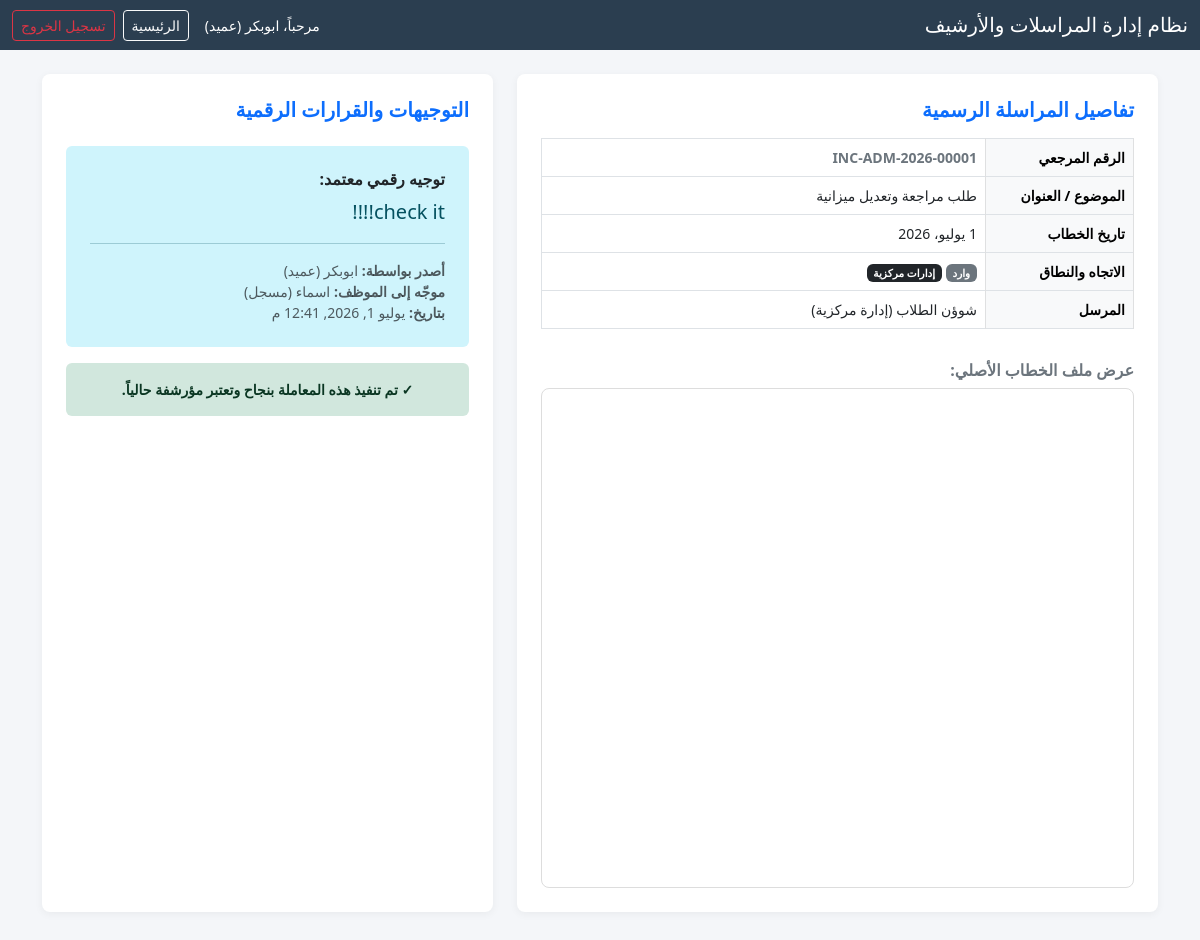
The page /document/1/ (signed in) on the database its author committed.
### correspondence/models.py (models this page shows, shortened)
class UserProfile(models.Model):
    ROLE_CHOICES = [
        ('secretary', 'سكرتير'),
        ('dean', 'عميد'),
        ('vice_dean', 'نائب عميد'),
        ('registrar', 'مسجل'),
        ('department_head', 'رئيس قسم'),
        ('admin_supervisor', 'مشرف إداري'),
        ('faculty_member', 'أستاذ/أستاذة'),
    ]
    DEPT_CHOICES = [
        ('cs', 'علوم الحاسوب'),
        ('it', 'تقانة المعلومات'),
        ('is', 'نظم المعلومات'),
    ]
    user = models.OneToOneField(User, on_delete=models.CASCADE, related_name='profile', verbose_name="المستخدم")
    role = models.CharField(max_length=30, choices=ROLE_CHOICES, default='faculty_member', verbose_name="الدور / الوظيفة")
    department = models.CharField(max_length=10, choices=DEPT_CHOICES, null=True, blank=True, verbose_name="القسم الأكاديمي")
    class Meta:
        verbose_name = "ملف شخصي"
        verbose_name_plural = "ملفات المستخدمين الشخصية"

class Correspondence(models.Model):
    DIR_CHOICES = [
        ('incoming', 'وارد'),
        ('outgoing', 'صادر'),
    ]
    SCOPE_CHOICES = [
        ('internal', 'داخلي'),
        ('inter_faculty', 'بين الكليات'),
        ('central_admin', 'إدارات مركزية'),
    ]
    ADDRESSED_CHOICES = [
        ('dean', 'العميد شخصياً'),
        ('faculty', 'الكلية (شخص محدد)'),
    ]
    STATUS_CHOICES = [
        ('uploaded', 'مرفوع'),
        ('pending_dean', 'قيد المراجعة عند العميد/نائبه'),
        ('assigned', 'موجه'),
        ('archived', 'منفذ / مؤرشف'),
    ]
    reference_number = models.CharField(max_length=50, unique=True, blank=True, verbose_name="الرقم المرجعي")
    direction = models.CharField(max_length=15, choices=DIR_CHOICES, verbose_name="الاتجاه")
    scope = models.CharField(max_length=15, choices=SCOPE_CHOICES, verbose_name="النطاق")
    addressed_to_type = models.CharField(max_length=10, choices=ADDRESSED_CHOICES, verbose_name="المخاطب الفعلي")
    subject = models.CharField(max_length=255, verbose_name="عنوان الخطاب / الموضوع")
    sender_internal = models.ForeignKey(User, on_delete=models.SET_NULL, null=True, blank=True, related_name='sent_correspondences', verbose_name="المرسل الداخلي")
    sender_external = models.ForeignKey(ExternalEntity, on_delete=models.SET_NULL, null=True, blank=True, related_name='sent_correspondences', verbose_name="المرسل الخارجي")
    recipient_internal = models.ForeignKey(User, on_delete=models.SET_NULL, null=True, blank=True, related_name='received_correspondences', verbose_name="المستلم الداخلي")
    recipient_external = models.ForeignKey(ExternalEntity, on_delete=models.SET_NULL, null=True, blank=True, related_name='received_correspondences', verbose_name="المستلم الخارجي")
    file = models.FileField(
        upload_to='correspondence_files/',
        verbose_name="ملف الخطاب (PDF)",
        validators=[
            FileExtensionValidator(allowed_extensions=['pdf']),
            validate_file_size,
        ],
    )
    document_date = models.DateField(default=datetime.date.today, verbose_name="تاريخ الخطاب")
    status = models.CharField(max_length=20, choices=STATUS_CHOICES, default='uploaded', verbose_name="الحالة")
    created_by = models.ForeignKey(User, on_delete=models.CASCADE, related_name='created_correspondences', verbose_name="أنشئ بواسطة")
    created_at = models.DateTimeField(auto_now_add=True, verbose_name="تاريخ الإنشاء في النظام")
    updated_at = models.DateTimeField(auto_now=True, verbose_name="تاريخ التحديث")
    related_to = models.ForeignKey('self', on_delete=models.SET_NULL, null=True, blank=True, related_name='replies', verbose_name="مرتبط بخطاب سابق (رد)")
    handled_by = models.ForeignKey(User, on_delete=models.SET_NULL, null=True, blank=True, related_name='handled_correspondences', verbose_name="تمت معالجته بواسطة")
    handled_at = models.DateTimeField(null=True, blank=True, verbose_name="تاريخ المعالجة")
    class Meta:
        verbose_name = "مراسلة / خطاب"
        verbose_name_plural = "الخطابات والمراسلات"

class ExternalEntity(models.Model):
    CAT_CHOICES = [
        ('other_faculty', 'كلية أخرى'),
        ('central_admin', 'إدارة مركزية'),
    ]
    name = models.CharField(max_length=100, verbose_name="اسم الجهة")
    category = models.CharField(max_length=20, choices=CAT_CHOICES, verbose_name="تصنيف الجهة")
    class Meta:
        verbose_name = "جهة خارجية"
        verbose_name_plural = "الجهات الخارجية"

class Directive(models.Model):
    correspondence = models.ForeignKey(Correspondence, on_delete=models.CASCADE, related_name='directives', verbose_name="الخطاب المرتبط")
    issued_by = models.ForeignKey(User, on_delete=models.CASCADE, related_name='issued_directives', verbose_name="أصدر بواسطة (العميد/النائب)")
    assigned_to = models.ForeignKey(User, on_delete=models.CASCADE, related_name='assigned_directives', verbose_name="موجه إلى (الموظف المستهدف)")
    directive_text = models.TextField(verbose_name="نص التوجيه الرقمي")
    created_at = models.DateTimeField(auto_now_add=True, verbose_name="تاريخ صدور التوجيه")
    class Meta:
        verbose_name = "توجيه رقمي"
        verbose_name_plural = "التوجيهات الرقمية"
        constraints = [
            models.UniqueConstraint(fields=['correspondence'], name='one_directive_per_correspondence')
        ]

### correspondence/views.py (the view, shortened to what this page needs)
# urls.py: path('document/<int:pk>/', views.document_detail, name='document_detail'),  # شاشة التفاصيل والتوجيه
@login_required
def document_detail(request, pk):
    user_profile = request.user.profile
    correspondence = get_object_or_404(Correspondence, pk=pk)
    existing_directive = correspondence.directives.first()
    staff_users = User.objects.exclude(profile__role__in=['secretary', 'dean', 'vice_dean'])
    context = {
        'correspondence': correspondence,
        'existing_directive': existing_directive,
        'staff_users': staff_users,
        'user_profile': user_profile,
    }
    return render(request, 'correspondence/document_detail.html', context)

### templates/correspondence/document_detail.html (shortened to what this page needs)
<!DOCTYPE html>
<html lang="ar" dir="rtl">
<head>
    <link rel="stylesheet" href="https://cdn.jsdelivr.net/npm/bootstrap@5.3.0/dist/css/bootstrap.rtl.min.css">
</head>
<body>
    <nav class="navbar navbar-dark bg-dark mb-4">
        <div class="container-fluid">
            <span class="navbar-brand mb-0 h1">نظام إدارة المراسلات والأرشيف</span>
            <div class="d-flex align-items-center text-white">
                <span class="me-3 small">مرحباً، {{ request.user.username }} ({{ user_profile.get_role_display }})</span>
                <a href="{% url 'dashboard' %}" class="btn btn-sm btn-outline-light me-2">الرئيسية</a>
                <a href="{% url 'user_logout' %}" class="btn btn-sm btn-outline-danger">تسجيل الخروج</a>
            </div>
        </div>
    </nav>
    <div class="container mb-5">
        <div class="row">
            <div class="col-lg-7 mb-4">
                <div class="card card-custom p-4 h-100">
                    <h5 class="fw-bold text-primary mb-3">تفاصيل المراسلة الرسمية</h5>
                    <table class="table table-bordered small">
                        <tr>
                            <th class="table-light w-25">الرقم المرجعي</th>
                            <td class="fw-bold text-secondary">{{ correspondence.reference_number }}</td>
                        </tr>
                        <tr>
                            <th class="table-light">الموضوع / العنوان</th>
                            <td>{{ correspondence.subject }}</td>
                        </tr>
                        <tr>
                            <th class="table-light">تاريخ الخطاب</th>
                            <td>{{ correspondence.document_date }}</td>
                        </tr>
                        <tr>
                            <th class="table-light">الاتجاه والنطاق</th>
                            <td>
                                <span class="badge bg-secondary">{{ correspondence.get_direction_display }}</span>
                                <span class="badge bg-dark">{{ correspondence.get_scope_display }}</span>
                            </td>
                        </tr>
                        <tr>
                            <th class="table-light">المرسل</th>
                            <td>
                                {% if correspondence.sender_internal %}
                                    {{ correspondence.sender_internal.username }} ({{ correspondence.sender_internal.profile.get_role_display }})
                                {% elif correspondence.sender_external %}
                                    {{ correspondence.sender_external.name }} ({{ correspondence.sender_external.get_category_display }})
                                {% else %}
                                    <span class="text-muted">غير محدد</span>
                                {% endif %}
                            </td>
                        </tr>
                    </table>
                    <h6 class="fw-bold text-secondary mt-3 mb-2">عرض ملف الخطاب الأصلي:</h6>
                    <iframe src="{{ correspondence.file.url }}" class="pdf-container"></iframe>
                </div>
            </div>
            <div class="col-lg-5 mb-4">
                <div class="card card-custom p-4 h-100">
                    <h5 class="fw-bold text-primary mb-4">التوجيهات والقرارات الرقمية</h5>
                    {% if existing_directive %}
                        <div class="alert alert-info border-0 p-4 mb-3">
                            <h6 class="fw-bold text-dark mb-2">توجيه رقمي معتمد:</h6>
                            <p class="mb-3 lead small">{{ existing_directive.directive_text }}</p>
                            <hr>
                            <div class="small text-muted">
                                <strong>أصدر بواسطة:</strong> {{ existing_directive.issued_by.username }} ({{ existing_directive.issued_by.profile.get_role_display }})<br>
                                <strong>موجّه إلى الموظف:</strong> {{ existing_directive.assigned_to.username }} ({{ existing_directive.assigned_to.profile.get_role_display }})<br>
                                <strong>بتاريخ:</strong> {{ existing_directive.created_at }}
                            </div>
                        </div>
                        {% if correspondence.status == 'archived' %}
                            <div class="alert alert-success border-0 p-3 text-center fw-bold small">
                                ✓ تم تنفيذ هذه المعاملة بنجاح وتعتبر مؤرشفة حالياً.
                            </div>
                        {% endif %}
                    {% endif %}
                </div>
            </div>
        </div>
    </div>
</body>
</html>

### templates/correspondence/document_detail.html (style rules this page uses)
body { background-color: #f4f6f9; font-family: 'Segoe UI', sans-serif; }
.navbar { background-color: #2b3e50 !important; }
.card-custom { border: none; border-radius: 8px; box-shadow: 0 2px 8px rgba(0,0,0,0.05); }
.pdf-container { height: 500px; width: 100%; border: 1px solid #ddd; border-radius: 8px; }

### rows shown on the page
UserProfile: role "عميد"
Correspondence: reference_number "INC-ADM-2026-00001", subject "طلب مراجعة وتعديل ميزانية", document_date "1 يوليو، 2026", direction "وارد", scope "إدارات مركزية", sender_external.name "شوؤن الطلاب", sender_external.category "إدارة مركزية"
Directive: directive_text "check it!!!!", issued_by.username "ابوبكر", issued_by.profile.role "عميد", assigned_to.username "اسماء", assigned_to.profile.role "مسجل", created_at "يوليو 1, 2026, 12:41 م"

### other values the page prints
{{ request.user.username }} "ابوبكر"
